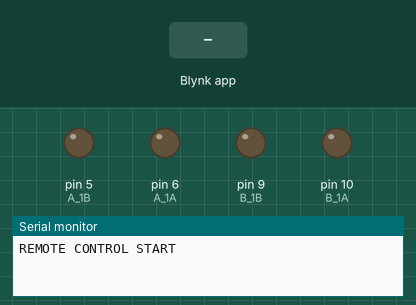
Simulated run of this sketch. Board: Arduino Uno, built with avr-gcc and run on an emulated ATmega328P. Parts: output pins drawn as LEDs (lit = HIGH), the last lines printed to the serial monitor. The test bench sets the inputs (shaded band). WiFi joins after 1.5 s; servers stay silent unless stated; EEPROM starts erased.

Above: at 3.0 s.
3.1 s: Blynk app writes 200 to V9
At 4.1 s:
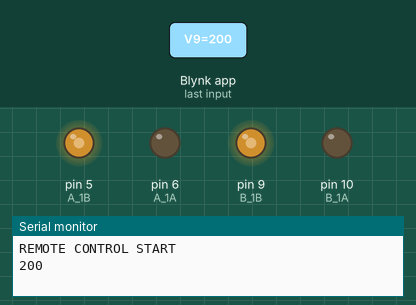
4.6 s: Blynk app writes 200 to V10
At 5.2 s:
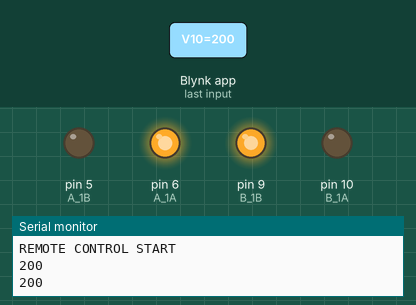
6.1 s: Blynk app writes 1 to V10
At 6.4 s:
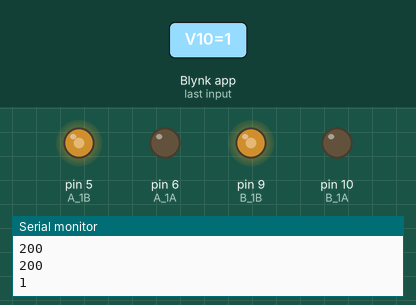
Timing chart, 0 to 9.1 s (numbered marks = the images above; inputs shaded):
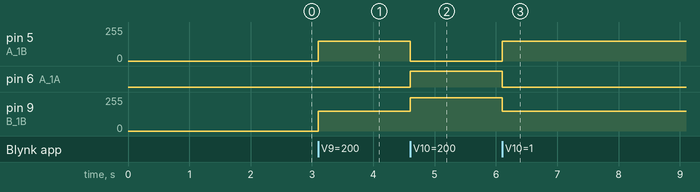

Measured:
- after the input at 3.1 s, pin 5 (A_1B), pin 9 (B_1B): 0/255 → 150/255 at once
- after the input at 4.6 s, pin 5 (A_1B): 150/255 → 0/255 at once; pin 6 (A_1A): LOW → HIGH at once; pin 9 (B_1B): 150/255 → 249/255 at once
- after the input at 6.1 s, pin 5 (A_1B): 0/255 → 150/255 at once; pin 6 (A_1A): HIGH → LOW at once; pin 9 (B_1B): 249/255 → 150/255 at once

The sketch:

Blynk_AIO.ino
```cpp
#include <IRremote.h>
#include <EEPROM.h>

#define BLYNK_TEMPLATE_ID "TMPL6rEgFiyph"
#define BLYNK_TEMPLATE_NAME "Sunfounder 3in1"
#define BLYNK_AUTH_TOKEN "71WrZvvzU8RaGEeaYpX5sBk1h8Q-etue"
#define BLYNK_PRINT Serial
#define ESP8266_BAUD 9600

#include <ESP8266_Lib.h>
#include <BlynkSimpleShieldEsp8266.h>
#include <SoftwareSerial.h>

char auth[] = BLYNK_AUTH_TOKEN;

// Your WiFi credentials.
// Set password to "" for open networks.
char ssid[] = "Dreamplex";
char pass[] = "Dreamchaser";

const int IR_RECEIVE_PIN = 12;  // Define the pin number for the IR Sensor

SoftwareSerial EspSerial(13, 11);  // RX, TX

// Your ESP8266 baud rate:
ESP8266 wifi(&EspSerial);

const int A_1B = 5;
const int A_1A = 6;
const int B_1B = 9;
const int B_1A = 10;

const int echoPin = 4;
const int trigPin = 3;

const int rightIR = 7;
const int leftIR = 8;

const int lineTrackPin = 2;

int speed = 150;
String flag = "NONE";

float leftOffset = 1.0;
float rightOffset = 1.0;

int Xvalue = 0;
int Yvalue = 0;

BLYNK_WRITE(V9) {
  int value = param.asInt();
  Serial.println(value);
  Xvalue = value;
}

BLYNK_WRITE(V10) {
  int value = param.asInt();
  Serial.println(value);
  Yvalue = value;
}

void setup() {
  Serial.begin(9600);

  // Blynk setup
  EspSerial.begin(ESP8266_BAUD);
  delay(10);
  Blynk.begin(auth, wifi, ssid, pass);

  //motor
  pinMode(A_1B, OUTPUT);
  pinMode(A_1A, OUTPUT);
  pinMode(B_1B, OUTPUT);
  pinMode(B_1A, OUTPUT);

  //ultrasonic
  pinMode(echoPin, INPUT);
  pinMode(trigPin, OUTPUT);

  //IR obstacle
  pinMode(leftIR, INPUT);
  pinMode(rightIR, INPUT);

  //Line Track Module
  pinMode(lineTrackPin, INPUT);

  //IR remote
  IrReceiver.begin(IR_RECEIVE_PIN, ENABLE_LED_FEEDBACK);  // Start the IR receiver // Start the receiver
  Serial.println("REMOTE CONTROL START");

  EEPROM.write(0, 98);                  //write the offset to the left motor
  EEPROM.write(1, 100);                 //write the offset to the right motor
  leftOffset = EEPROM.read(0) * 0.01;   //read the offset
  rightOffset = EEPROM.read(1) * 0.01;  //read the offset
}


void blynkControl() {
  //Blynk section
  Blynk.run();
  if (!Blynk.connected()) {
    // digitalWrite(ledPin, LOW);
    Serial.print("offline!");
    bool result = Blynk.connect();
    Serial.println(result);
  } else {
    // digitalWrite(ledPin, HIGH);
    // Serial.print("online");
  }

  if (Yvalue >= 5) {
    moveForward(255);
  } else if (Yvalue <= -5) {
    moveBackward(255);
  } else if (Xvalue >= 5) {
    turnRight(150);
  } else if (Xvalue <= -5) {
    turnLeft(150);
  } else {
    stopMove();
  }
}

void loop() {

  // blynkControl();

  // IRHandler();

  // driveMode();
   Blynk.run();
  // You can inject your own code or combine it with other sketches.
  // Check other examples on how to communicate with Blynk. Remember
  // to avoid delay() function!

  if (!Blynk.connected()) {
    // digitalWrite(ledPin, LOW);
    Serial.print("offline!");
    bool result = Blynk.connect();
    Serial.println(result);
  } else {
    // digitalWrite(ledPin, HIGH);
    // Serial.print("online");
  }

  if (Yvalue >= 5) {
    moveForward(255);
  } else if (Yvalue <= -5) {
    moveBackward(255);
  } else if (Xvalue >= 5) {
    turnRight(150);
  } else if (Xvalue <= -5) {
    turnLeft(150);
  } else {
    stopMove();
  }
}

void IRHandler() {
  if (IrReceiver.decode()) {
    //    Serial.println(results.value,HEX);
    String key = decodeKeyValue(IrReceiver.decodedIRData.command);
    if (key != "ERROR") {
      Serial.println(key);

      if (key == "+") {
        speed += 50;
        Serial.println(speed);
      } else if (key == "-") {
        speed -= 50;
        Serial.println(speed);
      } else if (key == "2") {
        moveForward(speed);
        delay(1000);
      } else if (key == "1") {
        moveLeft(speed);
      } else if (key == "3") {
        moveRight(speed);
      } else if (key == "4") {
        turnLeft(speed);
      } else if (key == "6") {
        turnRight(speed);
      } else if (key == "7") {
        backLeft(speed);
      } else if (key == "9") {
        backRight(speed);
      } else if (key == "8") {
        moveBackward(speed);
        delay(1000);
      } else if (key == "CYCLE") {
        flag = "LINE";
      } else if (key == "U/SD") {
        flag = "AUTO";
      } else if (key == "0") {
        flag = "NONE";
        stopMove();
      } else if (key == "FORWARD") {
        flag = "ULTR";
      } else if (key == "BACKWARD") {
        flag = "IROB";
      } else if (key == "EQ") {
        flag = "FOLW";
      }

      if (speed >= 255) {
        speed = 255;
      }
      if (speed <= 0) {
        speed = 0;
      }
      delay(500);
      stopMove();
    }

    IrReceiver.resume();  // Enable receiving of the next value
  }
}

void driveMode() {
  if (flag == "AUTO") {
    autoDrive(speed);
  } else if (flag == "LINE") {
    lineTrack(speed);
  } else if (flag == "ULTR") {
    ultrasonicExample(speed);
  } else if (flag == "IROB") {
    irobstacleExample(speed);
  } else if (flag == "FOLW") {
    following(speed);
  }
}


float readSensorData() {
  digitalWrite(trigPin, LOW);
  delayMicroseconds(2);
  digitalWrite(trigPin, HIGH);
  delayMicroseconds(10);
  digitalWrite(trigPin, LOW);
  float distance = pulseIn(echoPin, HIGH) / 58.00;  //Equivalent to (340m/s*1us)/2
  return distance;
}

void moveForward(int speed) {
  analogWrite(A_1B, 0);
  analogWrite(A_1A, int(speed * rightOffset));
  analogWrite(B_1B, int(speed * leftOffset));
  analogWrite(B_1A, 0);
}

void moveBackward(int speed) {
  analogWrite(A_1B, speed);
  analogWrite(A_1A, 0);
  analogWrite(B_1B, 0);
  analogWrite(B_1A, speed);
}

void turnRight(int speed) {
  analogWrite(A_1B, speed);
  analogWrite(A_1A, 0);
  analogWrite(B_1B, speed);
  analogWrite(B_1A, 0);
}

void turnLeft(int speed) {
  analogWrite(A_1B, 0);
  analogWrite(A_1A, speed);
  analogWrite(B_1B, 0);
  analogWrite(B_1A, speed);
}

void moveLeft(int speed) {
  analogWrite(A_1B, 0);
  analogWrite(A_1A, speed);
  analogWrite(B_1B, 0);
  analogWrite(B_1A, 0);
}

void moveRight(int speed) {
  analogWrite(A_1B, 0);
  analogWrite(A_1A, 0);
  analogWrite(B_1B, speed);
  analogWrite(B_1A, 0);
}

void backLeft(int speed) {
  analogWrite(A_1B, speed);
  analogWrite(A_1A, 0);
  analogWrite(B_1B, 0);
  analogWrite(B_1A, 0);
}

void backRight(int speed) {
  analogWrite(A_1B, 0);
  analogWrite(A_1A, 0);
  analogWrite(B_1B, 0);
  analogWrite(B_1A, int(speed));
}

void stopMove() {
  analogWrite(A_1B, 0);
  analogWrite(A_1A, 0);
  analogWrite(B_1B, 0);
  analogWrite(B_1A, 0);
}

void autoDrive(int speed) {
  int left = digitalRead(leftIR);  // 0: Obstructed   1: Empty
  int right = digitalRead(rightIR);

  if (!left && right) {
    backLeft(speed);
  } else if (left && !right) {
    backRight(speed);
  } else if (!left && !right) {
    moveBackward(speed);
  } else {
    float distance = readSensorData();
    Serial.println(distance);
    if (distance > 50) {  // Safe
      moveForward(200);
    } else if (distance < 10 && distance > 2) {  // Attention
      moveBackward(200);
      delay(1000);
      backLeft(150);
      delay(500);
    } else {
      moveForward(150);
    }
  }
}

void following(int speed) {
  float distance = readSensorData();

  int left = digitalRead(leftIR);  // 0: Obstructed   1: Empty
  int right = digitalRead(rightIR);

  if (distance > 5 && distance < 10) {
    moveForward(speed);
  }
  if (!left && right) {
    turnLeft(speed);
  } else if (left && !right) {
    turnRight(speed);
  } else {
    stopMove();
  }
}

void lineTrack(int speed) {
  int lineColor = digitalRead(lineTrackPin);  // 0:white  1:black
  Serial.println(lineColor);
  if (lineColor) {
    moveLeft(speed);
  } else {
    moveRight(speed);
  }
}

void irobstacleExample(int speed) {
  int left = digitalRead(leftIR);  // 0: Obstructed   1: Empty
  int right = digitalRead(rightIR);

  if (!left && right) {
    backLeft(speed);
  } else if (left && !right) {
    backRight(speed);
  } else if (!left && !right) {
    moveBackward(speed);
  } else {
    stopMove();
  }
}

void ultrasonicExample(int speed) {
  float distance = readSensorData();
  Serial.println(distance);
  if (distance > 25) {
    moveForward(speed);
  } else if (distance < 10 && distance > 2) {
    moveBackward(speed);
  } else {
    stopMove();
  }
}

String decodeKeyValue(long result) {
  switch (result) {
    case 0x16:
      return "0";
    case 0xC:
      return "1";
    case 0x18:
      return "2";
    case 0x5E:
      return "3";
    case 0x8:
      return "4";
    case 0x1C:
      return "5";
    case 0x5A:
      return "6";
    case 0x42:
      return "7";
    case 0x52:
      return "8";
    case 0x4A:
      return "9";
    case 0x9:
      return "+";
    case 0x15:
      return "-";
    case 0x7:
      return "EQ";
    case 0xD:
      return "U/SD";
    case 0x19:
      return "CYCLE";
    case 0x44:
      return "PLAY/PAUSE";
    case 0x43:
      return "FORWARD";
    case 0x40:
      return "BACKWARD";
    case 0x45:
      return "POWER";
    case 0x47:
      return "MUTE";
    case 0x46:
      return "MODE";
    case 0x0:
      return "ERROR";
    default:
      return "ERROR";
  }
}
```
